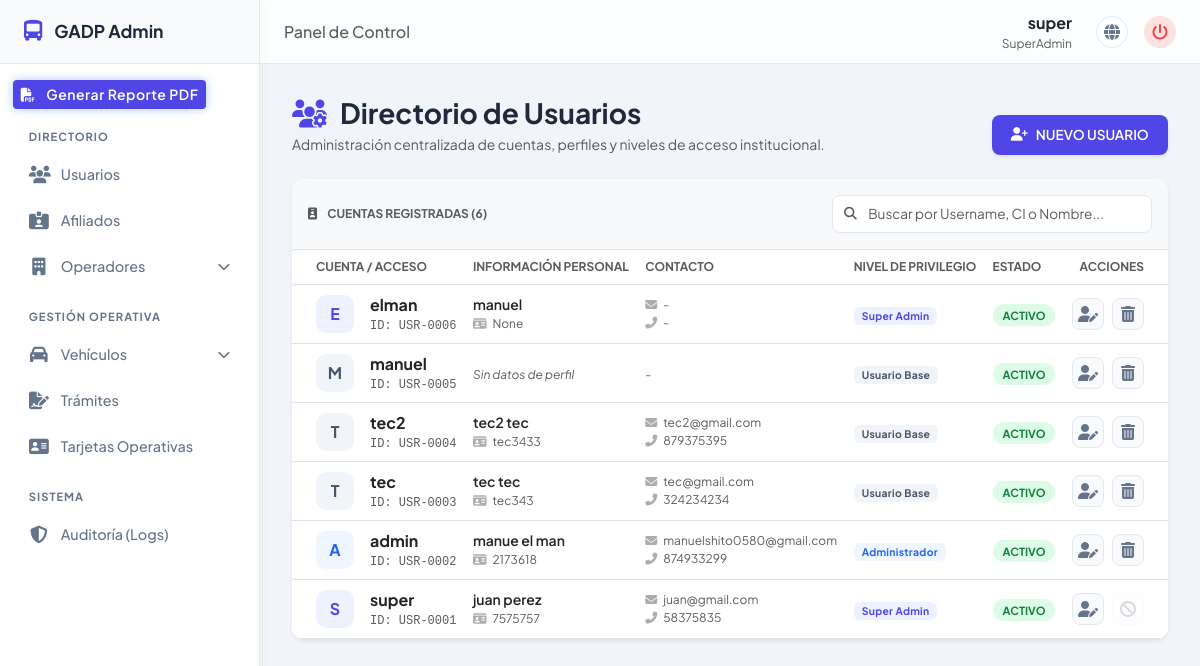
/gestion/usuarios/ (signed in), run on the app's committed database.
### apps/usuario/models.py (models this page shows, shortened)
class Usuario(AbstractUser):
    ROLES = (
        ('sa', 'Super Administrador'),
        ('a', 'Administrador'),
        ('u', 'Tecnico')
    )
    rol = models.CharField(max_length=2, choices=ROLES, default='u')
    objects = UsuarioManager()

class Perfil(models.Model):
    usuario = models.OneToOneField(Usuario, on_delete=models.CASCADE, related_name='perfil')
    nombre = models.CharField(max_length=100, blank=True)
    apellido = models.CharField(max_length=200, blank=True)
    ci = models.CharField(max_length=20, unique=True, null=True, blank=True)
    email = models.EmailField(unique=True, null=True, blank=True)
    numero_celular = models.CharField(max_length=20, unique=True, null=True, blank=True)

### apps/usuario/views.py (the view)
# urls.py: path('usuarios/', usuario_list, name='usuario_list'),
@login_required
@user_passes_test(es_superadmin, login_url='/', redirect_field_name=None)
def usuario_list(request: HttpRequest) -> HttpResponse:
    usuarios = Usuario.objects.select_related('perfil').all().order_by('-date_joined')
    return render(request, 'gestion/usuario_list.html', {'usuarios': usuarios})

### apps/usuario/permisos.py (called while the page is built)
def es_superadmin(user):
    return user.is_authenticated and user.rol == 'sa'

### apps/gestion/templates/gestion/usuario_list.html (shortened to what this page needs)
{% extends 'gestion/base_admin.html' %}
{% block content %}
<div class="container-fluid px-0 animate-fade-in">
    <div class="d-flex flex-column flex-md-row justify-content-between align-items-md-end mb-4 gap-3">
        <div>
            <h2 class="h3 mb-1 fw-bold" style="color: var(--text-main);">
                <i class="fas fa-users-cog me-2" style="color: var(--accent-blue);"></i>
                Directorio de Usuarios
            </h2>
            <p class="text-muted mb-0 fs-7">Administración centralizada de cuentas, perfiles y niveles de acceso institucional.</p>
        </div>
        <div>
            <a href="{% url 'gestion:crear_usuario' %}" class="btn btn-primary-modern d-flex align-items-center gap-2 shadow-sm">
                <i class="fas fa-user-plus"></i> NUEVO USUARIO
            </a>
        </div>
    </div>
    <div class="card-panel p-0 border-0 shadow-sm overflow-hidden">
        <div class="p-3 border-bottom d-flex justify-content-between align-items-center bg-light flex-wrap gap-3">
            <div class="text-muted fs-8 fw-bold text-uppercase tracking-wider">
                <i class="fas fa-id-badge me-2"></i> Cuentas Registradas ({{ usuarios.count }})
            </div>
            <div class="search-box">
                <i class="fas fa-search text-muted"></i>
                <input type="text" class="form-control filter-input-search" id="searchInput" placeholder="Buscar por Username, CI o Nombre...">
            </div>
        </div>
        <div class="table-responsive">
            <table class="table table-hover align-middle mb-0" id="usersTable">
                <thead class="bg-light">
                    <tr>
                        <th scope="col" class="ps-4 text-muted text-uppercase fs-8 fw-bold">Cuenta / Acceso</th>
                        <th scope="col" class="text-muted text-uppercase fs-8 fw-bold">Información Personal</th>
                        <th scope="col" class="text-muted text-uppercase fs-8 fw-bold">Contacto</th>
                        <th scope="col" class="text-muted text-uppercase fs-8 fw-bold">Nivel de Privilegio</th>
                        <th scope="col" class="text-muted text-uppercase fs-8 fw-bold">Estado</th>
                        <th scope="col" class="pe-4 text-end text-muted text-uppercase fs-8 fw-bold">Acciones</th>
                    </tr>
                </thead>
                <tbody style="background-color: var(--bg-surface);">
                    {% for usuario in usuarios %}
                    <tr>
                        <td class="ps-4">
                            <div class="d-flex align-items-center gap-3">
                                <div class="avatar-soft {% if usuario.rol == 'sa' %}av-indigo{% elif usuario.rol == 'a' %}av-blue{% else %}av-gray{% endif %}">
                                    {{ usuario.username|make_list|first|upper }}
                                </div>
                                <div class="d-flex flex-column">
                                    <span class="fw-bold text-dark fs-6">{{ usuario.username }}</span>
                                    <span class="text-muted fs-8 font-monospace">ID: USR-{{ usuario.id|stringformat:"04d" }}</span>
                                </div>
                            </div>
                        </td>
                        <td>
                            {% if usuario.perfil %}
                                <div class="d-flex flex-column">
                                    <span class="text-dark fw-semibold fs-7">{{ usuario.perfil.nombre }} {{ usuario.perfil.apellido }}</span>
                                    <span class="text-muted fs-8"><i class="fas fa-id-card me-1 opacity-50"></i> {{ usuario.perfil.ci }}</span>
                                </div>
                            {% else %}
                                <span class="text-muted fs-8 fst-italic">Sin datos de perfil</span>
                            {% endif %}
                        </td>
                        <td>
                            {% if usuario.perfil %}
                                <div class="d-flex flex-column gap-0">
                                    <span class="text-muted fs-8"><i class="fas fa-envelope me-1 opacity-50"></i> {{ usuario.perfil.email|default:"-" }}</span>
                                    <span class="text-muted fs-8"><i class="fas fa-phone-alt me-1 opacity-50"></i> {{ usuario.perfil.numero_celular|default:"-" }}</span>
                                </div>
                            {% else %}
                                <span class="text-muted fs-8">-</span>
                            {% endif %}
                        </td>
                        <td>
                            {% if usuario.rol == 'sa' %}
                                <span class="badge bg-indigo-subtle text-indigo px-2 py-1 fs-9 fw-bold">Super Admin</span>
                            {% elif usuario.rol == 'a' %}
                                <span class="badge bg-blue-subtle text-blue px-2 py-1 fs-9 fw-bold">Administrador</span>
                            {% else %}
                                <span class="badge bg-slate-subtle text-slate px-2 py-1 fs-9 fw-bold">Usuario Base</span>
                            {% endif %}
                        </td>
                        <td>
                            {% if usuario.is_active %}
                                <span class="status-pill sp-active">Activo</span>
                            {% else %}
                                <span class="status-pill sp-inactive">Suspendido</span>
                            {% endif %}
                        </td>
                        <td class="pe-4 text-end">
                            <div class="d-inline-flex gap-2">
                                <a href="{% url 'gestion:editar_usuario' usuario.id %}" class="btn-action-light" title="Editar">
                                    <i class="fas fa-user-edit"></i>
                                </a>
                                {% if request.user.id != usuario.id %}
                                    <button type="button" class="btn-action-light btn-del"
                                            onclick="openDeleteModal('{{ usuario.id }}', '{{ usuario.username }}', '{{ usuario.perfil.nombre|default:'' }} {{ usuario.perfil.apellido|default:'' }}', '{{ usuario.get_rol_display }}')"
                                            title="Revocar Acceso">
                                        <i class="fas fa-trash-alt"></i>
                                    </button>
                                {% else %}
                                    <button type="button" class="btn-action-light disabled opacity-25" title="No puedes eliminar tu propia cuenta" disabled>
                                        <i class="fas fa-ban"></i>
                                    </button>
                                {% endif %}
                            </div>
                        </td>
                    </tr>
                    {% endfor %}
                </tbody>
            </table>
        </div>
    </div>
</div>
{% endblock %}

### apps/gestion/templates/gestion/base_admin.html (shortened to what this page needs)
{% load static %}
<!DOCTYPE html>
<html lang="es">
<head>
    <link href="https://cdn.jsdelivr.net/npm/bootstrap@5.3.0/dist/css/bootstrap.min.css" rel="stylesheet">
    <link rel="stylesheet" href="https://cdnjs.cloudflare.com/ajax/libs/font-awesome/6.4.0/css/all.min.css">
</head>
<body>
    <aside class="sidebar" id="sidebar">
        <a href="#" class="sidebar-brand">
            <i class="fas fa-bus-alt"></i>
            <span>GADP Admin</span>
        </a>
        <div class="sidebar-nav">
            <a href="{% url 'gestion:reporte_general_pdf' %}" class="btn btn-sm text-white" style="background-color: var(--accent-blue); border: none; font-weight: 600; letter-spacing: 0.5px; box-shadow: 0 0 10px rgba(59, 130, 246, 0.4);" title="Descargar Reporte General">
                <i class="fas fa-file-pdf me-2"></i> Generar Reporte PDF
            </a>
            <div class="nav-label">Directorio</div>
            <a href="{% url 'gestion:usuario_list' %}" class="sidebar-link">
                <i class="fas fa-users icon-main"></i>
                <span>Usuarios</span>
            </a>
            <a href="{% url 'gestion:afiliado_list' %}" class="sidebar-link">
                <i class="fas fa-id-card-clip icon-main"></i>
                <span>Afiliados</span>
            </a>
            <a href="#operadoresSubmenu" class="sidebar-link" data-bs-toggle="collapse" aria-expanded="false">
                <i class="fas fa-building icon-main"></i>
                <span>Operadores</span>
                <i class="fas fa-chevron-down chevron"></i>
            </a>
            <div class="nav-label">Gestión Operativa</div>
            <a href="#vehiculosSubmenu" class="sidebar-link" data-bs-toggle="collapse" aria-expanded="false">
                <i class="fas fa-car icon-main"></i>
                <span>Vehículos</span>
                <i class="fas fa-chevron-down chevron"></i>
            </a>
            <a href="{% url 'gestion:tramite_list' %}" class="sidebar-link">
                <i class="fas fa-file-signature icon-main"></i>
                <span>Trámites</span>
            </a>
            <a href="{% url 'gestion:tarjeta_list' %}" class="sidebar-link">
                <i class="fas fa-address-card icon-main"></i>
                <span>Tarjetas Operativas</span>
            </a>
            <div class="nav-label">Sistema</div>
            <a href="{% url 'gestion:historial_list' %}" class="sidebar-link">
                <i class="fas fa-shield-halved icon-main"></i>
                <span>Auditoría (Logs)</span>
            </a>
        </div>
    </aside>
    <div class="main-wrapper">
        <header class="top-header">
            <div class="d-flex align-items-center gap-3">
                <h5 class="mb-0 text-muted d-none d-md-block fs-6 fw-medium">
                    {% block header_title %}Panel de Control{% endblock %}
                </h5>
            </div>
            <div class="d-flex align-items-center gap-3">
                <div class="text-end d-none d-sm-block me-2">
                    <div class="fw-bold fs-6 text-dark">{{ request.user.username|default:"Administrador" }}</div>
                    <div class="text-muted" style="font-size: 0.75rem;">SuperAdmin</div>
                </div>
                <a href="/" class="header-btn header-btn-portal" title="Ir al Portal Público">
                    <i class="fas fa-globe"></i>
                </a>
                <a href="{% url 'logout' %}" class="header-btn header-btn-logout" title="Cerrar Sesión">
                    <i class="fas fa-power-off"></i>
                </a>
            </div>
        </header>
        <main class="content-area">
            {% block content %}{% endblock %}
        </main>
    </div>
</body>
</html>

### apps/gestion/templates/gestion/base_admin.html (style rules this page uses)
:root { --bg-body: #f1f5f9; --bg-surface: #ffffff; --bg-hover: #f8fafc; --text-main: #1e293b; --text-muted: #64748b; --accent-blue: #4f46e5; --border-color: #e2e8f0; --sidebar-width: 260px; --header-height: 64px; }
body { background-color: var(--bg-body); color: var(--text-main); font-family: 'Plus Jakarta Sans', sans-serif; overflow: hidden; display: flex; height: 100vh; }
.sidebar { width: var(--sidebar-width); background-color: var(--bg-surface); border-right: 1px solid var(--border-color); display: flex; flex-direction: column; transition: all 0.3s ease; z-index: 1040; box-shadow: 4px 0 10px rgba(0,0,0,0.02); }
.sidebar-brand { height: var(--header-height); display: flex; align-items: center; padding: 0 1.5rem; font-size: 1.1rem; font-weight: 700; color: var(--text-main); border-bottom: 1px solid var(--border-color); text-decoration: none; gap: 12px; transition: background-color 0.2s; }
.sidebar-brand i { color: var(--accent-blue); font-size: 1.3rem; }
.sidebar-nav { flex: 1; overflow-y: auto; padding: 1rem 0.8rem; }
.nav-label { font-size: 0.7rem; text-transform: uppercase; letter-spacing: 1px; color: var(--text-muted); font-weight: 700; margin: 1.2rem 0 0.5rem 1rem; }
.sidebar-link { display: flex; align-items: center; gap: 12px; color: var(--text-muted); text-decoration: none; padding: 0.7rem 1rem; border-radius: 8px; font-size: 0.9rem; font-weight: 500; transition: all 0.2s ease; margin-bottom: 2px; }
.sidebar-link i.icon-main { font-size: 1.1rem; width: 20px; text-align: center; }
.sidebar-link i.chevron { margin-left: auto; font-size: 0.8rem; transition: transform 0.3s; }
.main-wrapper { flex: 1; display: flex; flex-direction: column; overflow-x: hidden; }
.top-header { height: var(--header-height); background-color: rgba(255, 255, 255, 0.85); backdrop-filter: blur(10px); border-bottom: 1px solid var(--border-color); display: flex; align-items: center; justify-content: space-between; padding: 0 1.5rem; z-index: 1030; }
.content-area { flex: 1; padding: 2rem; overflow-y: auto; }
.header-btn { display: inline-flex; align-items: center; justify-content: center; width: 32px; height: 32px; border-radius: 50%; transition: all 0.2s ease; text-decoration: none; }
.header-btn-portal { border: 1px solid var(--border-color); color: var(--text-muted); background: var(--bg-surface); }
.header-btn-logout { background-color: #fee2e2; color: #ef4444; border: none; }
.card-panel { background-color: var(--bg-surface); border: 1px solid var(--border-color); border-radius: 12px; padding: 1.5rem; box-shadow: 0 1px 3px rgba(0,0,0,0.05); }

### data on the page
Usuario: user.username "super", username|make_list "S", username "super", id "0001", perfil.nombre "juan", perfil.apellido "perez", perfil.ci "7575757", perfil.email "juan@gmail.com", perfil.numero_celular "58375835", rol "Super Admin", is_active "ACTIVO"
Usuario: username|make_list "E", username "elman", id "0006", perfil.nombre "manuel", perfil.ci "None", perfil.email "-", perfil.numero_celular "-", rol "Super Admin", is_active "ACTIVO"
Usuario: username|make_list "M", username "manuel", id "0005", shows "Sin datos de perfil", rol "Usuario Base", is_active "ACTIVO"
Usuario: username|make_list "T", username "tec2", id "0004", perfil.nombre "tec2", perfil.apellido "tec", perfil.ci "tec3433", perfil.email "tec2@gmail.com", perfil.numero_celular "879375395", rol "Usuario Base", is_active "ACTIVO"
Usuario: username|make_list "T", username "tec", id "0003", perfil.nombre "tec", perfil.apellido "tec", perfil.ci "tec343", perfil.email "tec@gmail.com", perfil.numero_celular "324234234", rol "Usuario Base", is_active "ACTIVO"
Usuario: username|make_list "A", username "admin", id "0002", perfil.nombre "manue", perfil.apellido "el man", perfil.ci "2173618", perfil.email "manuelshito0580@gmail.com", perfil.numero_celular "874933299", rol "Administrador", is_active "ACTIVO"

### other printed values
{{ usuarios.count }} "6"
